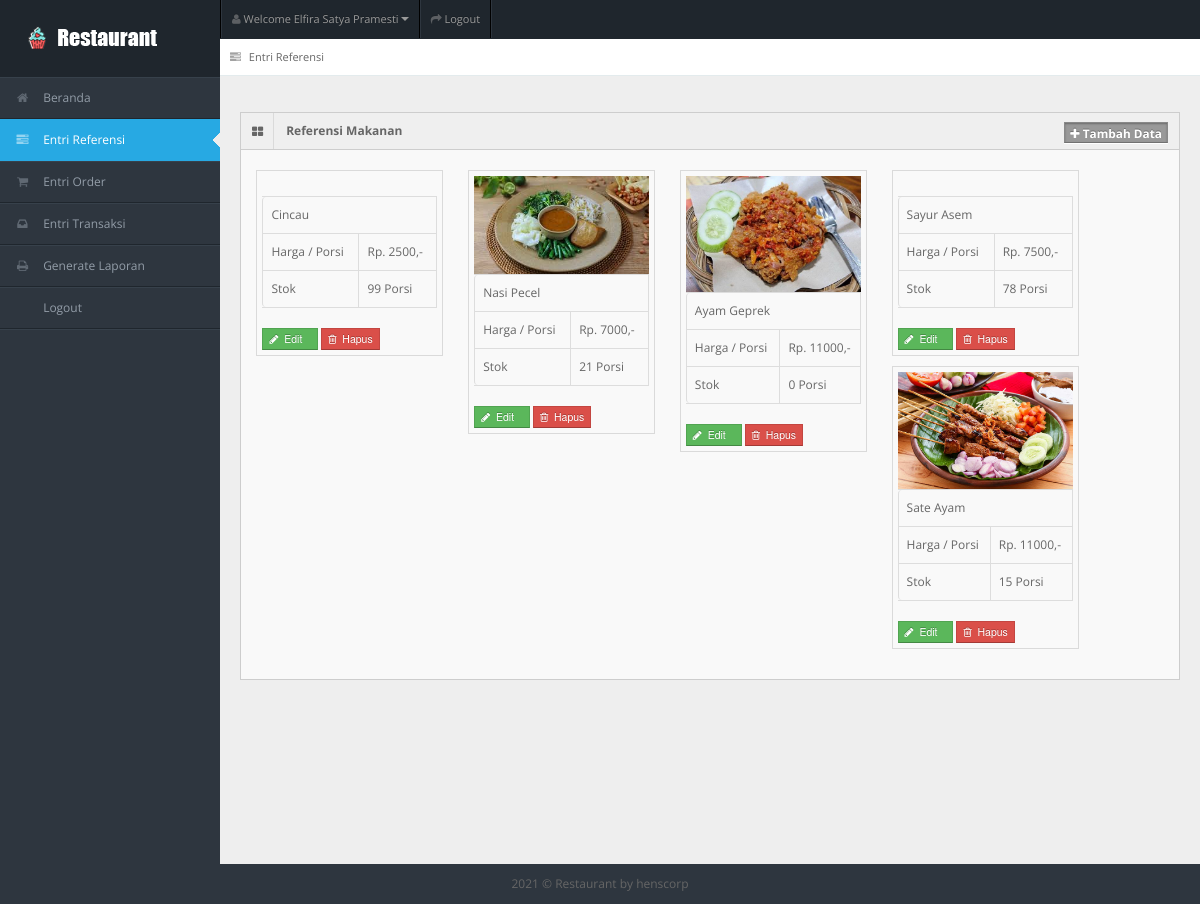
The page /entri_referensi.php (signed in) on the database its author committed.
### tables this page shows
CREATE TABLE `tb_user` (
  `id_user` int(11) NOT NULL,
  `username` varchar(150) NOT NULL,
  `password` varchar(150) NOT NULL,
  `nama_user` varchar(150) NOT NULL,
  `id_level` int(11) NOT NULL,
  `status` varchar(150) NOT NULL
);

CREATE TABLE `tb_masakan` (
  `id_masakan` int(11) NOT NULL,
  `nama_masakan` varchar(150) NOT NULL,
  `harga` varchar(150) NOT NULL,
  `stok` int(11) NOT NULL,
  `status_masakan` varchar(150) NOT NULL,
  `gambar_masakan` varchar(150) NOT NULL
);

### entri_referensi.php (the view, shortened to what this page needs)
<?php
include "connection/koneksi.php";
$id = $_SESSION['id_user'];
if(isset ($_SESSION['username'])){
  $query = "select * from tb_user natural join tb_level where id_user = $id";
  mysqli_query($conn, $query);
  $sql = mysqli_query($conn, $query);
  while($r = mysqli_fetch_array($sql)){
?>
<!DOCTYPE html>
<html lang="en">
<head>
<link rel="stylesheet" href="template/dashboard/css/bootstrap.min.css" />
<link rel="stylesheet" href="template/dashboard/css/bootstrap-responsive.min.css" />
<link rel="stylesheet" href="template/dashboard/css/fullcalendar.css" />
<link rel="stylesheet" href="template/dashboard/css/matrix-style.css" />
<link rel="stylesheet" href="template/dashboard/css/matrix-media.css" />
<link href="template/dashboard/font-awesome/css/font-awesome.css" rel="stylesheet" />
<link rel="stylesheet" href="template/dashboard/css/jquery.gritter.css" />
</head>
<body>
<div id="header">
  <h1><a href="entri_referensi.php">Entri Referensi</a></h1>
</div>
<div id="user-nav" class="navbar navbar-inverse">
  <ul class="nav">
    <li  class="dropdown" id="profile-messages" ><a title="" href="#" data-toggle="dropdown" data-target="#profile-messages" class="dropdown-toggle"><i class="icon icon-user"></i>  <span class="text">Welcome <?php echo $r['nama_user'];?></span><b class="caret"></b></a>
    </li>
    <li class=""><a title="" href="logout.php"><i class="icon icon-share-alt"></i> <span class="text">Logout</span></a></li>
  </ul>
</div>
<div id="sidebar"><a href="entri_referensi.php" class="visible-phone"><i class="icon icon-tasks"></i> <span>Entri Referensi</span></a>
  <ul>
    <?php
    if($r['id_level'] == 1){
  ?>
    <li><a href="beranda.php"><i class="icon icon-home"></i> <span>Beranda</span></a> </li>
    <li class="active"> <a href="entri_referensi.php"><i class="icon icon-tasks"></i> <span>Entri Referensi</span></a> </li>
    <li> <a href="entri_order.php"><i class="icon icon-shopping-cart"></i> <span>Entri Order</span></a> </li>
    <li> <a href="entri_transaksi.php"><i class="icon icon-inbox"></i> <span>Entri Transaksi</span></a> </li>
    <li> <a href="generate_laporan.php"><i class="icon icon-print"></i> <span>Generate Laporan</span></a> </li>
    <li> <a href="logout.php"><i class="icon icon-sign-out"></i> <span>Logout</span></a> </li>
  <?php
    } else if($r['id_level'] == 2){
  ?>
    <li><a href="beranda.php"><i class="icon icon-home"></i> <span>Beranda</span></a> </li>
    <li> <a href="entri_order.php"><i class="icon icon-shopping-cart"></i> <span>Entri Order</span></a> </li>
    <li> <a href="generate_laporan.php"><i class="icon icon-print"></i> <span>Generate Laporan</span></a> </li>
    <li> <a href="logout.php"><i class="icon icon-sign-out"></i> <span>Logout</span></a> </li>
  <?php
    } else if($r['id_level'] == 3){
  ?>
    <li><a href="beranda.php"><i class="icon icon-home"></i> <span>Beranda</span></a> </li>
    <li> <a href="entri_transaksi.php"><i class="icon icon-inbox"></i> <span>Entri Transaksi</span></a> </li>
    <li> <a href="generate_laporan.php"><i class="icon icon-print"></i> <span>Generate Laporan</span></a> </li>
    <li> <a href="logout.php"><i class="icon icon-sign-out"></i> <span>Logout</span></a> </li>
  <?php
    } else if($r['id_level'] == 4){
  ?>
    <li><a href="beranda.php"><i class="icon icon-home"></i> <span>Beranda</span></a> </li>
    <li> <a href="generate_laporan.php"><i class="icon icon-print"></i> <span>Generate Laporan</span></a> </li>
    <li> <a href="logout.php"><i class="icon icon-sign-out"></i> <span>Logout</span></a> </li>
  <?php
    } else if($r['id_level'] == 5){
  ?>
    <li><a href="beranda.php"><i class="icon icon-home"></i> <span>Beranda</span></a> </li>
    <li> <a href="entri_order.php"><i class="icon icon-shopping-cart"></i> <span>Entri Order</span></a> </li>
    <li> <a href="logout.php"><i class="icon icon-sign-out"></i> <span>Logout</span></a> </li>
  <?php
    }
  ?>
  </ul>
</div>
<div id="content">
  <div id="content-header">
    <div id="breadcrumb"> <a href="entri_referensi.php" title="Go to here" class="tip-bottom"><i class="icon icon-tasks"></i> Entri Referensi</a></div>
  </div>
  <div class="container-fluid">
    <div class="row-fluid">
    <?php
      if($r['id_level'] == 1){
    ?>
      <div class="widget-box">
        <div class="widget-title bg_lg"><span class="icon"><i class="icon-th-large"></i></span>
          <h5>Referensi Makanan</h5>
          <a href="tambah_menu.php" class="btn btn-info btn-mini label"><i class="icon-plus"></i>&nbsp;Tambah Data</a>
        </div>
        <div class="widget-content" >
          <ul class="thumbnails">
            <div class="btn-icon-pg">
              <ul>
                <?php
                  $query_data_makanan = "select * from tb_masakan order by id_masakan desc";
                  $sql_data_makanan = mysqli_query($conn, $query_data_makanan);
                  while($r_dt_makanan = mysqli_fetch_array($sql_data_makanan)){
                ?>
                    <li class="span2">
                      <a> <img src="gambar/<?php echo $r_dt_makanan['gambar_masakan']?>" alt="" > </a>
                      <table class="table table-bordered">
                        <tbody>
                          <tr>
                            <td><?php echo $r_dt_makanan['nama_masakan'];?></td>
                          </tr>
                          <tr>
                            <td>Harga / Porsi</td>
                            <td>Rp. <?php echo $r_dt_makanan['harga'];?>,-</td>
                          </tr>
                          <tr>
                            <td>Stok</td>
                            <td><?php echo $r_dt_makanan['stok'];?> Porsi</td>
                          </tr>
                        </tbody>
                      </table>
                      <form action="" method="post">
                        <button type="submit" value="<?php echo $r_dt_makanan['id_masakan'];?>" name="edit_menu" class="btn btn-success btn-mini"><i class='icon-pencil'></i>&nbsp;&nbsp;Edit &nbsp;&nbsp;</button>
                        <button type="submit" value="<?php echo $r_dt_makanan['id_masakan'];?>" name="hapus_menu" class="btn btn-mini btn-danger"><i class='icon icon-trash'></i>&nbsp; Hapus</button>
                      </form>
                    </li>
                  <?php
                    }
                  ?>
              </ul>
            </div>
          </ul>
        </div>
      </div>
      <?php
        }
      ?>
    </div>
  </div>
</div>
<div class="row-fluid">
  <div id="footer" class="span12"> <?php echo date('Y'); ?> &copy; Restaurant <a href="#">by henscorp</a> </div>
</div>
</body>
</html>
<?php
  }
} else {
  header('location: logout.php');
}
?>

### template/dashboard/css/matrix-media.css (style rules this page uses)
body { background:#2E363F; }
#header { background-color: #1f262d; margin-top:10px; }
#sidebar > ul { border-bottom: 1px solid #37414b }
#sidebar > ul > li { border-top: 1px solid #37414b; border-bottom: 1px solid #1f262d; }
#sidebar > ul > li.active { background-color: #27a9e3; border-bottom: 1px solid #27a9e3; border-top: 1px solid #27a9e3; }
#sidebar > ul > li.active a { color:#fff; text-decoration:none; }

### rows shown on the page
tb_user: nama_user "Elfira Satya Pramesti"
tb_masakan: nama_masakan "Cincau", harga "2500", stok "99", $r_dt_makanan['id_masakan'] 20 (drawn)
tb_masakan: gambar_masakan (picture), nama_masakan "Nasi Pecel", harga "7000", stok "21", $r_dt_makanan['id_masakan'] 19 (drawn)
tb_masakan: gambar_masakan (picture), nama_masakan "Ayam Geprek", harga "11000", stok "0", $r_dt_makanan['id_masakan'] 18 (drawn)
tb_masakan: nama_masakan "Sayur Asem", harga "7500", stok "78", $r_dt_makanan['id_masakan'] 14 (drawn)
tb_masakan: gambar_masakan (picture), nama_masakan "Sate Ayam", harga "11000", stok "15", $r_dt_makanan['id_masakan'] 8 (drawn)
